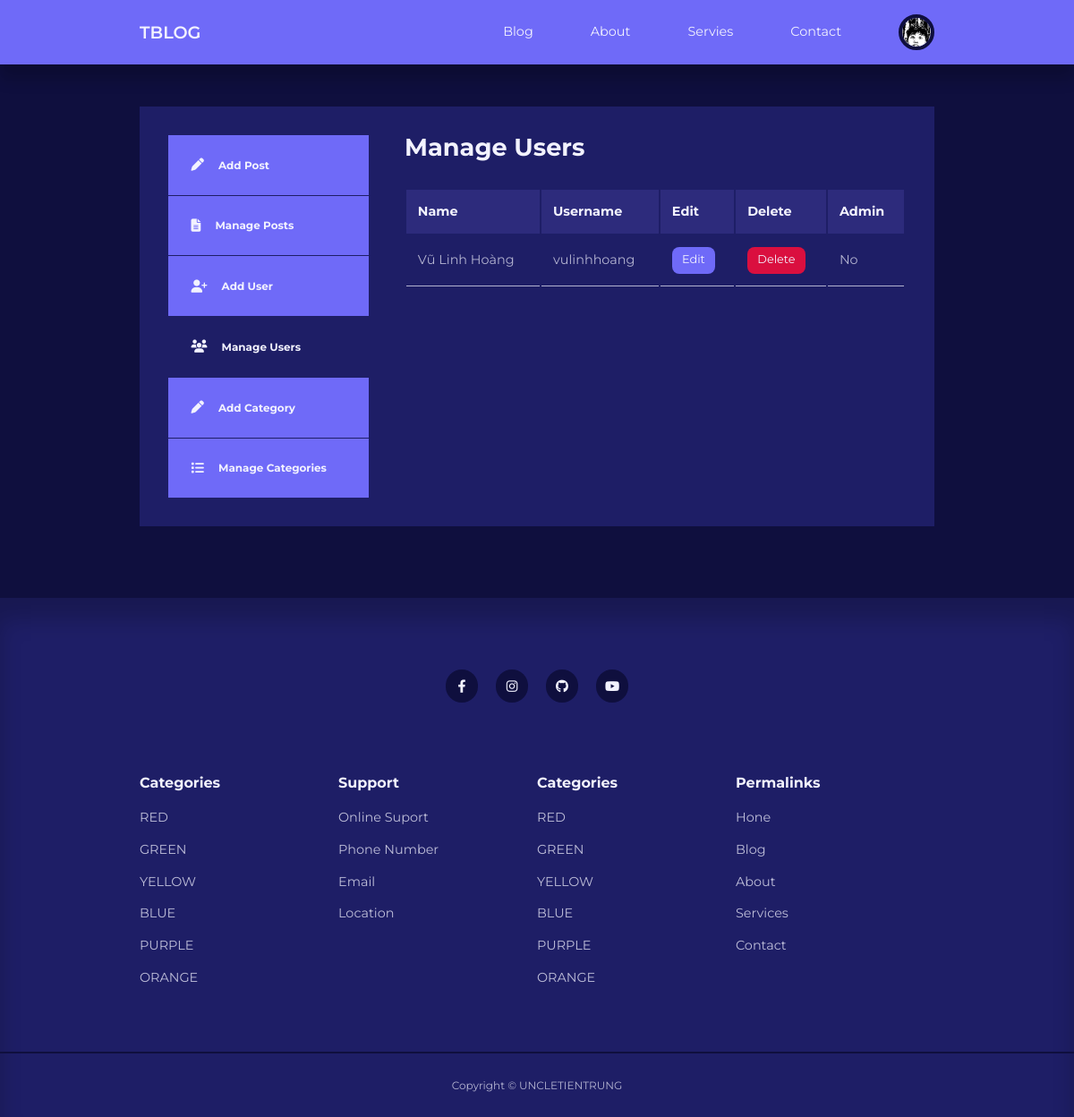
The page /admin/manage-users.php (signed in) on the database its author committed.
### tables this page shows
CREATE TABLE `users` (
  `id` int(11) UNSIGNED NOT NULL,
  `first_name` varchar(50) NOT NULL,
  `last_name` varchar(50) NOT NULL,
  `user_name` varchar(50) NOT NULL,
  `email` varchar(255) NOT NULL,
  `password` varchar(255) NOT NULL,
  `avatar` varchar(255) NOT NULL,
  `is_admin` tinyint(1) NOT NULL
);

### admin/manage-users.php (the view, shortened to what this page needs)
<?php
    include 'partials/header.php';
    $current_admin_id= $_SESSION['user-id'];
    $query="SELECT * FROM users WHERE NOT id=$current_admin_id";
    $users=mysqli_query($conn, $query);
?>
    <section class="dashboard">
        <div class="container dashboard__container">
            <aside>
                <ul>
                    <li>
                        <a href="add-post.php">
                            <i class="fas fa-pen"></i>
                            <h5>Add Post</h5>
                        </a>
                    </li>
                    <li>
                        <a href="index.php">
                            <i class="fas fa-file-alt"></i>
                            <h5>Manage Posts</h5>
                        </a>
                    </li>
                    <?php if(isset($_SESSION['user_is_admin'])) : ?>
                    <li>
                        <a href="add-user.php">
                            <i class="fas fa-user-plus"></i>
                            <h5>Add User</h5>
                        </a>
                    </li>
                    <li>
                        <a href="manage-users.php" class="active">
                            <i class="fas fa-users"></i>
                            <h5>Manage Users</h5>
                        </a>
                    </li>
                    <li>
                        <a href="add-category.php">
                            <i class="fas fa-pen"></i>
                            <h5>Add Category</h5>
                        </a>
                    </li>
                    <li>
                        <a href="manage-categories.php" >
                            <i class="fas fa-list"></i>
                            <h5>Manage Categories</h5>
                        </a>
                    </li>
                    <?php endif ?>
                </ul>
            </aside>
            <main>
                <h2>Manage Users</h2>
                <?php if( mysqli_num_rows($users) > 0) : ?>
                <table>
                    <thead>
                        <tr>
                            <th>Name</th>
                            <th>Username</th>
                            <th>Edit</th>
                            <th>Delete</th>
                            <th>Admin</th>
                        </tr>
                    </thead>
                    <tbody>
                        <?php while($user_row = mysqli_fetch_assoc($users)) : ?>
                            <tr>
                                <td><?= $user_row['first_name'] . ' ' . $user_row['last_name'] ?></td>
                                <td><?= $user_row['user_name'] ?></td>
                                <td><a href="<?= ROOT_URL?>admin/edit-user.php?id=<?= $user_row['id']?>" class="btn sm">
                                    Edit</a>
                                </td>
                                <td><a href="<?= ROOT_URL?>admin/delete-user.php?id=<?= $user_row['id']?>" class="btn sm danger">
                                    Delete</a>
                                </td>
                                <td> <?= $user_row['is_admin'] ? 'Yes' : 'No' ?> </td>
                            </tr>
                        <?php endwhile ?>
                    </tbody>
                </table>
                <?php else : ?>
                    <div class="alert__message error"><?= "No users found"?></div>
                <?php endif ?>
            </main>
        </div>
    </section>
<?php
    include '../partials/footer.php';
?>

### admin/partials/header.php (shortened to what this page needs)
<?php
    require 'config/database.php';
    if(isset($_SESSION['user-id'])){
        $id=filter_var($_SESSION['user-id'], FILTER_SANITIZE_FULL_SPECIAL_CHARS);
        $sql = "SELECT * FROM users WHERE id='$id'";
        $result=mysqli_query($conn, $sql);
        $user=mysqli_fetch_assoc($result);
    }
?>
<!DOCTYPE html>
<html lang="en">
<head>
    <link rel="stylesheet" href="<?= ROOT_URL ?>/css/style.css">
    <link rel="stylesheet" href="https://cdnjs.cloudflare.com/ajax/libs/font-awesome/6.4.0/css/all.min.css">
</head>
<body>
    <nav>
        <div class="container nav__container">
            <a href="<?= ROOT_URL ?>" class="nav__logo">TBLOG</a>
            <ul class="nav__items">
                <li><a href="<?= ROOT_URL ?>blog.php">Blog</a></li>
                <li><a href="<?= ROOT_URL ?>about.php">About</a></li>
                <li><a href="<?= ROOT_URL ?>services.php">Servies</a></li>
                <li><a href="<?= ROOT_URL ?>contact.php">Contact</a></li>
                <?php if(isset($_SESSION['user-id'])) : ?>
                    <li class="nav__profile">
                        <div class="avatar">
                            <img src="<?= ROOT_URL . 'images/' .$user['avatar']?>">
                        </div>
                    </li>
                <?php else : ?>
                    <li><a href="<?= ROOT_URL ?>signin.php">Signin</a></li>
                <?php endif; ?>
            </ul>
        </div>
    </nav>

### css/style.css (style rules this page uses)
:root { --color-primary: #6f6af8; --color-primary-light: hsl(242,91%,69,18%); --color-primary-variant: #5854c7; --color-red: #da0f3f; --color-red-light: hsl(346, 87%, 46%, 15%); --color-green: #00c476; --color-green-light: hsl(156, 100%, 38%, 15%); --color-gray-900: #1e1e66; --color-gray-700: #2d2b7c; --color-gray-300: rgba(242, 242, 254, 0.3); --color-gray-200: rgba(242, 242, 254, 0.7); --color-white: #f2f2fe; --color-bg: #0f0f3e; --transition: all 300ms ease; --container-width-lg: 74%; --container-width-md: 88%; --form-width: 40%; --card-border-radius-1: 0.3rem; --card-border-radius-2: 0.5rem; --card-border-radius-3: 0.8rem; --card-border-radius-4: 2rem; --card-border-radius-5: 5rem; }
* { margin: 0; padding: 0; outline: 0; border: 0; appearance: 0; list-style: none; text-decoration: none; box-sizing: border-box; }
body { font-family: "Montserrat", sans-serif; line-height: 1.6; color: var(--color-gray-200); overflow-x: hidden; background: var(--color-bg); font-size: 0.9rem; }
.container { width: var(--container-width-lg); max-width: 1800px; margin-inline: auto; }
section { margin-top: 3rem; width: 100vw; }
h1, h2, h3, h4, h5 { color: var(--color-white); line-height: 1.3; }
h2 { font-size: 1.7rem; margin: 1rem 0; }
a { color: var(--color-white); transition: var(--transition); }
img { display: block; width: 100%; object-fit: cover; }
nav { background: var(--color-primary); width: 100vw; height: 4.5rem; position: fixed; top: 0; z-index: 10; box-shadow: 0 1rem 1rem rgba(0, 0, 0, 0.2); }
.nav__container { height: 100%; display: flex; align-items: center; justify-content: space-between; }
.avatar { width: 2.5rem; height: 2.5rem; border-radius: 50%; overflow: hidden; border: 0.3rem solid var(--color-bg); }
.nav__logo { font-weight: 600; font-size: 1.2rem; }
.nav__items { display: flex; align-items: center; gap: 4rem; }
.nav__profile { position: relative; cursor: pointer; }
.btn { display: inline-block; width: fit-content; padding: 0.6rem 1.2rem; background-color: var(--color-primary); border-radius: var(--card-border-radius-2); cursor: pointer; transition: var(--transition); color: var(--color-white); }
.btn.sm { padding: 0.3rem 0.7rem; font-size: 0.8rem; }
.btn.danger { background: var(--color-red); }
.dashboard { margin-top: 6rem; }
.dashboard__container { display: grid; grid-template-columns: 14rem auto; gap: 1rem; background: var(--color-gray-900); padding: 2rem; margin-bottom: 5rem; }
.dashboard aside a { background-color: var(--color-primary); display: flex; gap: 1rem; align-items: center; padding: 1.6rem; }
.dashboard aside ul li:not(:last-child) a { border-bottom: 1px solid var(--color-gray-900); }
.dashboard aside a.active { background-color: var(--color-gray-900); }
.dashboard main { margin-left: 1.5rem; }
.dashboard main h2 { margin: 0 0 2rem 0; line-height: 1; }
.dashboard main table { width: 100%; text-align: left; }
.dashboard main table th { background: var(--color-gray-700); padding: 0.8rem; color: var(--color-white); }
.dashboard main table td { padding: 0.8rem; border-bottom: 1px solid var(--color-gray-200); }

### rows shown on the page
users: avatar (picture)
users: first_name "Vũ Linh", last_name "Hoàng", user_name "vulinhhoang", is_admin "No"
